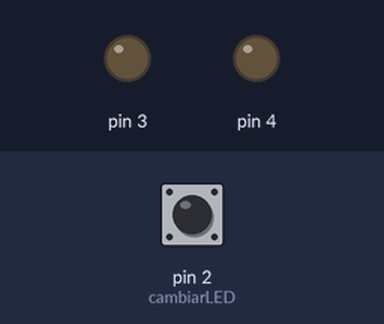
This sketch was run on a simulated Arduino Uno, built with avr-gcc and run on an emulated ATmega328P. On the bench: output pins drawn as LEDs (lit = HIGH). The inputs (shaded band) are chosen by the test bench; at power-on: pin 2 (cambiarLED) HIGH.

Above: at 1.2 s.
1.3 s: pin 2 (cambiarLED) pulled LOW for 0.15 s
At 2.4 s:
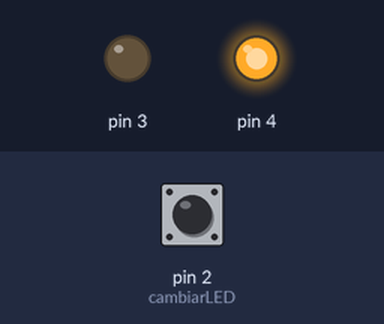
2.9 s: pin 2 (cambiarLED) pulled LOW for 1 s
At 3.7 s:
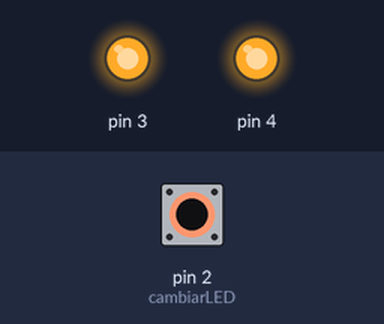
5.4 s: pin 2 (cambiarLED) pulled LOW for 3.2 s
At 6.0 s:
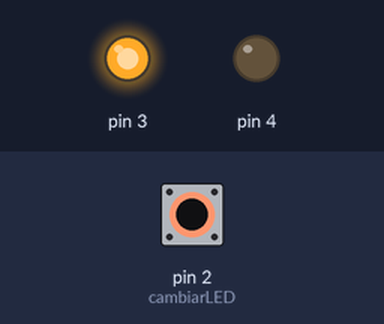
Timing chart, 0 to 10.1 s (numbered marks = the images above; inputs shaded):
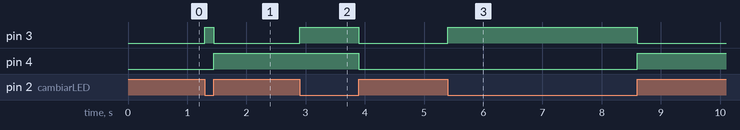

Measured:
- after the input at 1.3 s, pin 3: LOW → HIGH at once, → LOW 0.15 s later; pin 4: LOW → HIGH after 0.15 s
- after the input at 2.9 s, pin 3: LOW → HIGH at once, → LOW 1.0 s later; pin 4: HIGH → LOW after 1.0 s
- after the input at 5.4 s, pin 3: LOW → HIGH at once, → LOW 3.2 s later; pin 4: LOW → HIGH after 3.2 s

The sketch:

p6.ino
```cpp
volatile bool estadoLEDrojo = false;
volatile bool estadoLEDverde = false;

void cambiarLED() {
  bool estadoBoton = digitalRead(2);

  if (estadoBoton == HIGH) {
    estadoLEDverde = !estadoLEDverde;
    digitalWrite(4, estadoLEDverde);
    estadoLEDrojo = !estadoLEDrojo;
    digitalWrite(3, estadoLEDrojo);
  } else {
    estadoLEDrojo = !estadoLEDrojo;
    digitalWrite(3, estadoLEDrojo);
  }
}

void setup() {
  pinMode(4, OUTPUT);
  pinMode(3, OUTPUT);
  pinMode(2, INPUT_PULLUP);

  attachInterrupt(digitalPinToInterrupt(2), cambiarLED, CHANGE);
}

void loop() {
}
```
